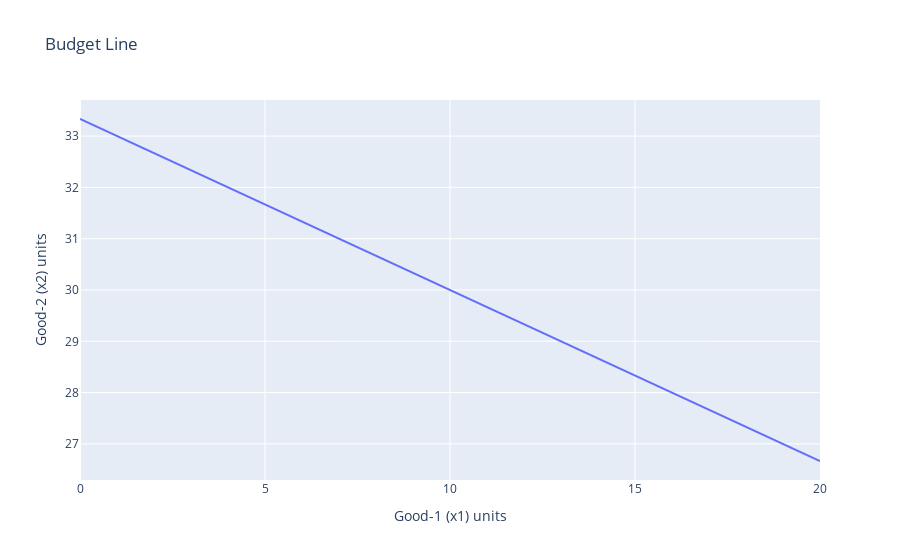

Notebook cell for this chart:
### Code cell
import sympy as sym
import numpy as np
import plotly.graph_objects as go

############ Budget Line Trace ############
def get_budget_line():

    #print(x)
    # Parameters defining the Budget Constraint
    p1 = p1
    p2 = p2
    inc = inc
    X = sym.symbols('X')
    # Structure of Budget Line
    Y = (inc - p1*(X))/p2        # Good 2 on Y axis

    m = sym.diff(Y,X)
    slope_list = [float(m) for i in range(rng)]
    print(type(float(m)))
    print(m)

    #m_float= convert(m)
    # Generate functions from input parameters
    f = sym.lambdify(X, Y, modules=["numpy"]) # sympy module
    #fprime = sym.lambdify(x, m, modules=["numpy"]) # sympy module


    trace_budgetline = go.Scatter(x= x, y= f(x), customdata= slope_list, name='Budget line',     
                                  hovertemplate ='<i>Budget slope</i>: %{customdata:.3f}<br>'+
                                                  '<b>Y</b>: %{y}<br>'+
                                                  '<b>X</b>: %{x}<br>',)

    # Figure Layout & other components
    bl_layout = go.Layout(
        title = dict(text='Budget Line'),
        xaxis=dict(title="Good-1 (x1) units"),
        yaxis=dict(title="Good-2 (x2) units"),
        grid=None
        )

    fig2 = go.Figure(layout=bl_layout)
    fig2.add_trace(trace_budgetline)
        
    return fig2
fig2 = get_budget_line(1,3,100,20,20)
fig2.show()

### Figure 1 — Plotly figure (JSON) as saved in the notebook; plotly's stock layout.template omitted (floating-point values rounded to 4 significant figures)
{"data": [{"customdata": [-0.3333, -0.3333, -0.3333, -0.3333, -0.3333, -0.3333, -0.3333, -0.3333, -0.3333, -0.3333, -0.3333, -0.3333, -0.3333, -0.3333, -0.3333, -0.3333, -0.3333, -0.3333, -0.3333, -0.3333, -0.3333, -0.3333, -0.3333, -0.3333, -0.3333, -0.3333, -0.3333, -0.3333, -0.3333, -0.3333, -0.3333, -0.3333, -0.3333, -0.3333, -0.3333, -0.3333, -0.3333, -0.3333, -0.3333, -0.3333, -0.3333, -0.3333, -0.3333, -0.3333, -0.3333, -0.3333, -0.3333, -0.3333, -0.3333, -0.3333], "hovertemplate": "<i>Budget slope</i>: %{customdata:.3f}<br><b>Y</b>: %{y}<br><b>X</b>: %{x}<br>", "name": "Budget line", "type": "scatter", "x": [0, 0.4082, 0.8163, 1.224, 1.633, 2.041, 2.449, 2.857, 3.265, 3.673, 4.082, 4.49, 4.898, 5.306, 5.714, 6.122, 6.531, 6.939, 7.347, 7.755, 8.163, 8.571, 8.98, 9.388, 9.796, 10.2, 10.61, 11.02, 11.43, 11.84, 12.24, 12.65, 13.06, 13.47, 13.88, 14.29, 14.69, 15.1, 15.51, 15.92, 16.33, 16.73, 17.14, 17.55, 17.96, 18.37, 18.78, 19.18, 19.59, 20], "y": [33.33, 33.2, 33.06, 32.93, 32.79, 32.65, 32.52, 32.38, 32.24, 32.11, 31.97, 31.84, 31.7, 31.56, 31.43, 31.29, 31.16, 31.02, 30.88, 30.75, 30.61, 30.48, 30.34, 30.2, 30.07, 29.93, 29.8, 29.66, 29.52, 29.39, 29.25, 29.12, 28.98, 28.84, 28.71, 28.57, 28.44, 28.3, 28.16, 28.03, 27.89, 27.76, 27.62, 27.48, 27.35, 27.21, 27.07, 26.94, 26.8, 26.67]}], "layout": {"title": {"text": "Budget Line"}, "xaxis": {"title": {"text": "Good-1 (x1) units"}}, "yaxis": {"title": {"text": "Good-2 (x2) units"}}}}
